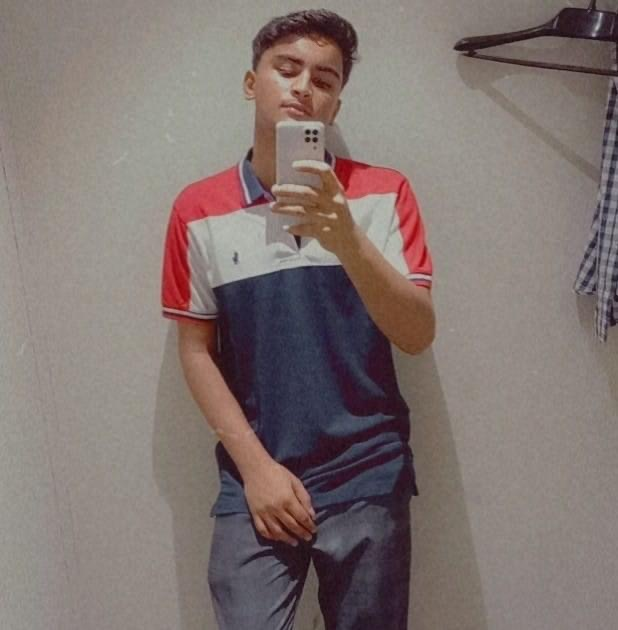
#> input picture image.JPG, 618 x 630 px, found by its file name
$ python filter1.py
#> lines starting #> are read from the running program, lines starting #| are printed output that depends on the picture
from PIL import Image, ImageFilter

i = Image.open('Image.JPG')
#> i is the input picture: PIL image 618x630 RGB; mean R, G, B 129.3, 116.2, 113.2
blur = i.filter(ImageFilter.BoxBlur(10))
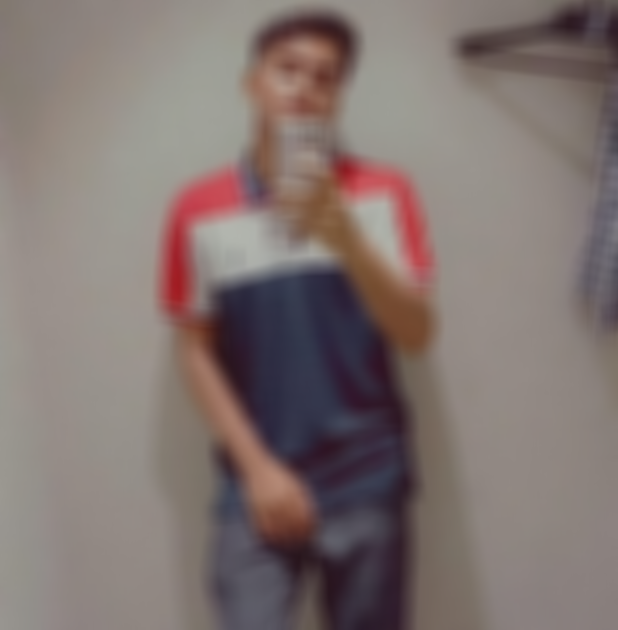
#> blur: PIL image 618x630 RGB; mean R, G, B 129.3, 116.2, 113.2
blur.save('blur.png')

edge = i.filter(ImageFilter.FIND_EDGES)
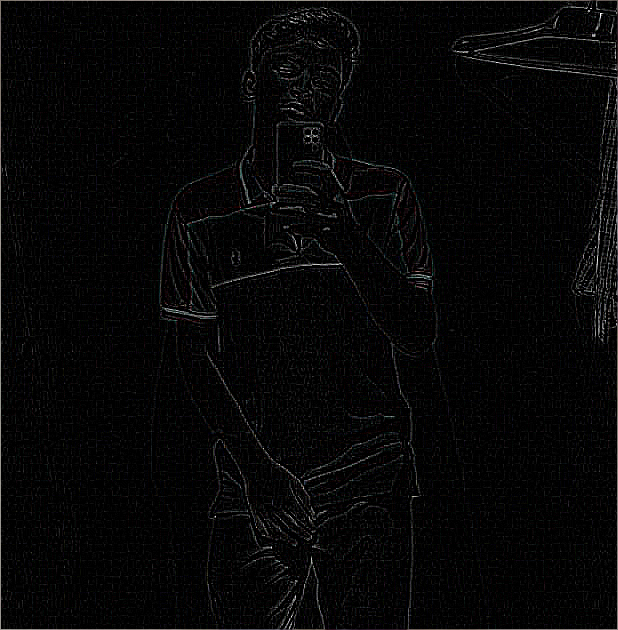
#> edge: PIL image 618x630 RGB; mean R, G, B 6.6, 6.5, 6.6
edge.save('edge.png')
